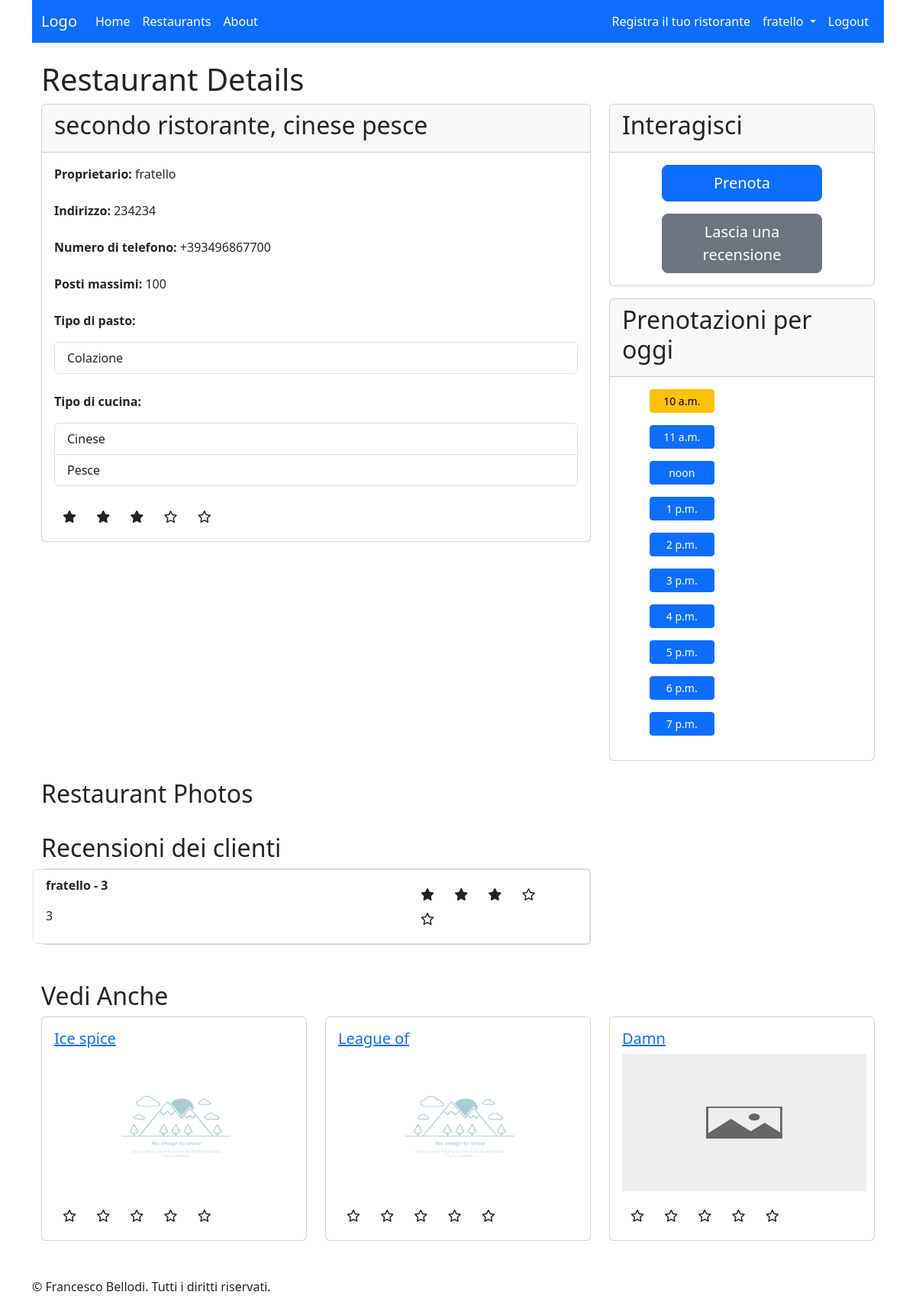
Screenshot of /restaurants/2/ (signed in) with the database file from the repository.
### restaurantsApp/models.py (models this page shows, shortened)
class Restaurant(models.Model):
    restaurantID = models.IntegerField(primary_key=True)
    owner = models.ForeignKey(settings.AUTH_USER_MODEL, on_delete=models.CASCADE)
    name = models.CharField(max_length=100)
    address = models.CharField(max_length=200)
    phone_number = PhoneNumberField()
    cuisine_type = models.CharField(max_length=200)
    meal_type = models.CharField(max_length=200)
    max_booking = models.IntegerField(default=100)
    average_rating = models.FloatField(default=0, null=True)
    @staticmethod
    def _split_substrings(input_string):
        cleaned_string = input_string.strip('[]').replace(' ', '').replace("'", '')
        substrings = cleaned_string.split(',')
        return substrings
    def meal_type_as_list(self):
        return [m[1] for m in MEAL_CHOICES if m[0] in self._split_substrings(self.meal_type)]
    def cuisine_type_as_list(self):
        return [c[1] for c in CUISINE_CHOICES if c[0] in self._split_substrings(self.cuisine_type)]
    def cuisine_list(self):
        return self._split_substrings(self.cuisine_type)
    @staticmethod
    def _generate_dates(chosen_date):
        opening_hour = 10
        closing_hour = 20
        current_date = chosen_date.replace(hour=opening_hour, minute=0, second=0, microsecond=0)
        end_time = chosen_date.replace(hour=closing_hour, minute=0, second=0, microsecond=0)
        while current_date < end_time:
            yield current_date
            current_date += timedelta(hours=1)
    def available_hours_list(self):
        available_hours = dict()
        today = datetime.now()
        for actual_hour in self._generate_dates(today):
            total_guests = self.reservation_set.all().filter(
                reservation_date=actual_hour,
                status='confirmed'
            ).aggregate(Sum('how_many'))["how_many__sum"]
            available_hours[actual_hour.time()] = total_guests
        return available_hours
    def get_percentage_50(self):
        return self.max_booking*50/100

class Photo(models.Model):
    photoID = models.IntegerField(primary_key=True)
    restaurant = models.ForeignKey(Restaurant, on_delete=models.CASCADE)
    image = models.ImageField(upload_to='media')
    photo_comment = models.CharField(max_length=100, default="")
    class Meta:
        ordering = ['-photoID']

### reviewsApp/models.py (models this page shows, shortened)
class Review(models.Model):
    restaurant = models.ForeignKey('restaurantsApp.Restaurant', on_delete=models.CASCADE)
    username = models.ForeignKey(settings.AUTH_USER_MODEL, on_delete=models.CASCADE)
    comment_title = models.CharField(max_length=255)
    comment = models.TextField()
    rating = models.PositiveIntegerField(validators=[MinValueValidator(1), MaxValueValidator(5)])
    review_date = models.DateTimeField(auto_now_add=True)

### restaurantsApp/views.py (the view)
# urls.py: path('<int:pk>/', RestaurantDetailView.as_view(), name='restaurant_detail'),
class RestaurantDetailView(DetailView):
    model = Restaurant
    template_name = 'restaurantsApp/restaurant-detail-v2.html'  # Specifica il percorso al tuo template
    context_object_name = 'restaurant'  # Nome del contesto da utilizzare nel template
    def get_context_data(self, **kwargs):
        context = super().get_context_data(**kwargs)
        if self.request.user.is_authenticated:
            user = self.request.user
            ur = UserRecommendations(self.request.user, Review.objects.all().filter(username=user))
            ur.calculate_coefficients()
            context['recommend_restaurant_list'] = ur.get_recommended_restaurants(Restaurant.objects.all().exclude(restaurantID=self.object.restaurantID))
        return context

### accounts/User_Reccomandations.py (called while the page is built)
    def calculate_coefficients(self):
        cuisine_counter = dict()
        for rev in self.reviews:
            for ct in rev.restaurant.cuisine_list():
                if ct in cuisine_counter:
                    cuisine_counter[ct] += rev.rating
                else:
                    cuisine_counter[ct] = rev.rating
        cuisine_sum = sum([value for value in cuisine_counter.values()])
        for key, value in cuisine_counter.items():
            self.coefficients[key] = value/cuisine_sum*100

    def get_recommended_restaurants(self, all_restaurants):
        restaurant_points = dict()
        for restaurant in all_restaurants:
            restaurant_points[restaurant] = self._get_score(restaurant)
        sorted_restaurant_points = dict(sorted(restaurant_points.items(), key=lambda x: x[1], reverse=True))
        return list(sorted_restaurant_points.keys())

    def _get_score(self, restaurant):
        return sum([self.coefficients.get(cuisine_type, 0) for cuisine_type in restaurant.cuisine_list()])

### restaurantsApp/templates/restaurantsApp/restaurant-detail-v2.html (shortened to what this page needs)
{% extends 'base.html' %}
{% block content %}
  <div class="container">
    <h1>Restaurant Details</h1>
    <div class="row mb-4">
      <div class="col-md-8">
        <div class="card">
          <div class="card-header">
            <h2>{{ restaurant.name }}</h2>
          </div>
          <div class="card-body">
            <p class="mb-4"><strong>Proprietario:</strong> {{ restaurant.owner.username }}</p>
            <p class="mb-4"><strong>Indirizzo:</strong> {{ restaurant.address }}</p>
            <p class="mb-4"><strong>Numero di telefono:</strong> {{ restaurant.phone_number }}</p>
            <p class="mb-4"><strong>Posti massimi:</strong> {{ restaurant.max_booking }}</p>
            <p><strong>Tipo di pasto:</strong></p>
            <ul class="list-group mb-4">
              {% for meal_type in restaurant.meal_type_as_list %}
                <li class="list-group-item">{{ meal_type }}</li>
              {% endfor %}
            </ul>
            <p><strong>Tipo di cucina:</strong></p>
            <ul class="list-group mb-4">
              {% for cuisine_type in restaurant.cuisine_type_as_list %}
                <li class="list-group-item">{{ cuisine_type }}</li>
              {% endfor %}
            </ul>
            <div class="rating">
              {% for i in "12345" %}
                <span class="fa-stack">
                  {% if i <= restaurant.average_rating|floatformat %}
                    <i class="fa-solid fa-star fa-stack-1x"></i>
                  {% else %}
                    <i class="fa-regular fa-star fa-stack-1x"></i>
                  {% endif %}
                </span>
              {% endfor %}
            </div>
          </div>
        </div>
      </div>
      <div class="col-md-4">
        <div class="card">
          <div class="card-header">
            <h2>Interagisci</h2>
          </div>
          <div class="card-body d-flex align-items-center">
            <div class="d-grid gap-3 col-8 mx-auto ">
              <a href="{% url 'reservation_create' restaurant.pk %}" class="btn btn-lg btn-primary">Prenota</a>
              <a href="{% url 'review_create' restaurant.pk %}" class="btn btn-lg btn-secondary">Lascia una
                recensione</a>
            </div>
          </div>
        </div>
        <div class="card mt-3">
          <div class="card-header">
            <h2>Prenotazioni per oggi</h2>
          </div>
          <div class="card-body">
            <div class="row">
              {% for hour, total_guest in restaurant.available_hours_list.items %}
                {% if total_guest == None or total_guest < restaurant.get_percentage_50 %}
                  <p class="col-3 btn btn-sm btn-primary ms-5 me-5">{{ hour }}</p>
                {% else %}
                  <p class=" col-3 btn btn-sm btn-warning ms-5 me-5">{{ hour }}</p>
                {% endif %}
              {% endfor %}
            </div>
          </div>
        </div>
      </div>
    </div>
    <h2>Restaurant Photos</h2>
    <h2>Recensioni dei clienti</h2>
    <div class="row">
      <div class="col-8">
        <div class="card">
          <div class="row">
            <ul class="list-group">
              {% for review in restaurant.review_set.all|slice:":10" %}
                <li class="list-group-item">
                  <div class="row">
                    <div class="col-8">
                      <p><strong>{{ review.username }} - {{ review.comment_title }}</strong></p>
                      <p>{{ review.comment }}</p>
                    </div>
                    <div class="col-4 my-auto">
                      {% for i in "12345" %}
                        <span class="fa-stack">
                          {% if i > review.rating|floatformat %}
                            <i class="far fa-star fa-stack-1x"></i>
                          {% else %}
                            <i class="fas fa-star fa-stack-1x"></i>
                          {% endif %}
                          </span>
                      {% endfor %}
                    </div>
                  </div>
                </li>
              {% endfor %}
            </ul>
          </div>
        </div>
      </div>
    </div>
    <div class="row mt-5">
      <h2>Vedi Anche</h2>
      {% for r in recommend_restaurant_list|slice:":3" %}
        {% include "restaurantsApp/single-restaurant.html" %}
      {% endfor %}
    </div>
  </div>
{% endblock %}

### templates/navbar.html (shortened to what this page needs)
<nav class="navbar navbar-expand-lg bg-primary">
  <div class="container">
    <a class="navbar-brand text-white" href="/">Logo</a>
    <div class="collapse navbar-collapse">
      <ul class="navbar-nav">
        <li class="nav-item">
          <a class="nav-link text-white" href="/">Home</a>
        </li>
        <li class="nav-item">
          <a class="nav-link text-white" href="/restaurants/">Restaurants</a>
        </li>
        <li class="nav-item">
          <a class="nav-link text-white" href="/about/">About</a>
        </li>
      </ul>
      <ul class="navbar-nav ms-auto">
      {% if not user.is_authenticated %}
        <li class="nav-item">
          <a class="nav-link text-white" href="/accounts/signup/">Register</a>
        </li>
        <li class="nav-item">
          <a class="nav-link text-white" href="{% url 'login' %}">Login</a>
        </li>
      {% else %}
        <li class="nav-item">
          <a class="nav-link text-white" href="{% url 'restaurant_create' %}">Registra il tuo ristorante</a>
        </li>
        <li class="nav-item dropdown">
        <a class="nav-link dropdown-toggle text-white" href="#" id="navbarDropdownMenuLink" role="button" data-bs-toggle="dropdown" aria-expanded="false">
          {{ user.username }}
        </a>
        <li class="nav-item">
          <a class="nav-link text-white" href="{% url 'logout' %}">Logout</a>
        </li>
      {% endif %}
    </ul>
    </div>
  </div>
</nav>

### restaurantsApp/templates/restaurantsApp/single-restaurant.html
{% load static%}
<div class="col-md-4 mb-4">
  <div class="card">
    <div class="card-body">
      <a href="{% url 'restaurant_detail' r.pk %}">
        <h5 class="card-title">{{ r.name|capfirst }}</h5>
      </a>
      {% if r.photo_set.exists %}
        <img src="{{ r.photo_set.first.image.url }}" alt="{{ r.name }} Image " width="320" height="180">
      {% else %}
        <img src=" {% static 'images/no_image_to_show.jpg' %}" alt="Immagine mancante" width="320" height="180">
      {% endif %}
      <div class="rating mt-3">
        {% for i in "12345" %}
          <span class="fa-stack">
            {% if i <= r.average_rating|floatformat %}
              <i class="fa-solid fa-star fa-stack-1x"></i>
            {% else %}
              <i class="fa-regular fa-star fa-stack-1x"></i>
            {% endif %}
          </span>
        {% endfor %}
      </div>
    </div>
  </div>
</div>

### rows the page displays
Restaurant: name "secondo ristorante, cinese pesce", owner.username "fratello", address "234234", phone_number "+393496867700", max_booking "100", average_rating 3 (drawn)
Review: username "fratello", comment_title "3", comment "3", rating 3 (drawn)
Restaurant: name "Ice spice", average_rating 0 (drawn)
Restaurant: name "League of", average_rating 0 (drawn)
Restaurant: name "Damn", photo_set.first.image (picture), average_rating 0 (drawn)

### other values shown
{{ user.username }} "fratello"
{{ meal_type }} "Colazione"
{{ cuisine_type }} "Cinese" "Pesce"
{{ hour }} "10 a.m."
{{ hour }} "11 a.m." "noon" "1 p.m." "2 p.m." "3 p.m." "4 p.m." "5 p.m." "6 p.m." "7 p.m."
